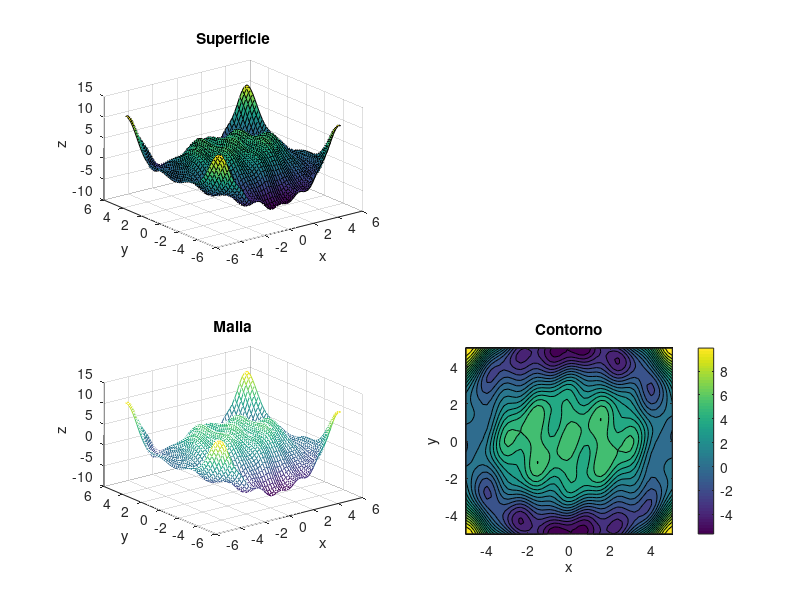

Write the MATLAB code that produced this figure. (Note: this script raises an error after producing the figure.)
% Representación gráfica en 3D
% Realice un script en Matlab que dibuje sobre el área −5 ≤ 𝑥, 𝑦 ≤ 5 la superficie, la superficie en forma de malla
% y el contorno de la función:
% Z = y .* sin(pi * X ./ 10) + 5 * cos((X.^2 + Y.^2) ./ 8) + cos(X + Y) .* cos(3*X - Y);

% Variables independientes (vectores) 
x = linspace(-5, 5, 50);  % 50 puntos espaciados linealmente entre -5 y 5.
y = linspace(-5, 5, 50); 

% Malla de puntos
[X, Y] = meshgrid(x, y);  % coge los vectores x e y y crea dos matrices. Cada columna de la combinación de ambas matrices
% representa un punto en el espacio 

% Evaluar la función para cada par de cordenadas de la malla, determinan la
% "altura" 
Z = y .* sin(pi * X ./ 10) + 5 * cos((X.^2 + Y.^2) ./ 8) + cos(X + Y) .* cos(3*X - Y);
%división elemento a elemento (./) y la potencia elemento a elemento (.^) que asegura que la operación se realice
%para cada elemento de las matrices X e Y

% Crea una nueva ventana de figura
figure; 

subplot(2, 2, 1); % primer subgráfico : Superficie
surf(X, Y, Z); %surf dibuja la superficie en 3D
title('Superficie');
xlabel('x');
ylabel('y');
zlabel('z');

subplot(2, 2, 3); % tercer subgráfico : Malla
mesh(X, Y, Z); % dibuja la superficie en forma de malla= solo dibuja las líneas que conectan los puntos
title('Malla');
xlabel('x');
ylabel('y');
zlabel('z');

subplot(2, 2, 4); % cuarto subgráfico : Contorno
contourf(X, Y, Z, 20); % Dibuja las líneas de contorno con colores. 
% 20 niveles de contorno, cuanto más alto sea este valor más detalle
title('Contorno');
xlabel('x');
ylabel('y');
colorbar;  % Añade la barra de color qu muestra la escala de valores de z 
% correspondientes a los diferentes colores en el gráfico de contorno.

% Añadir un título a la figura
sgtitle('Representación 3D de la función'); 